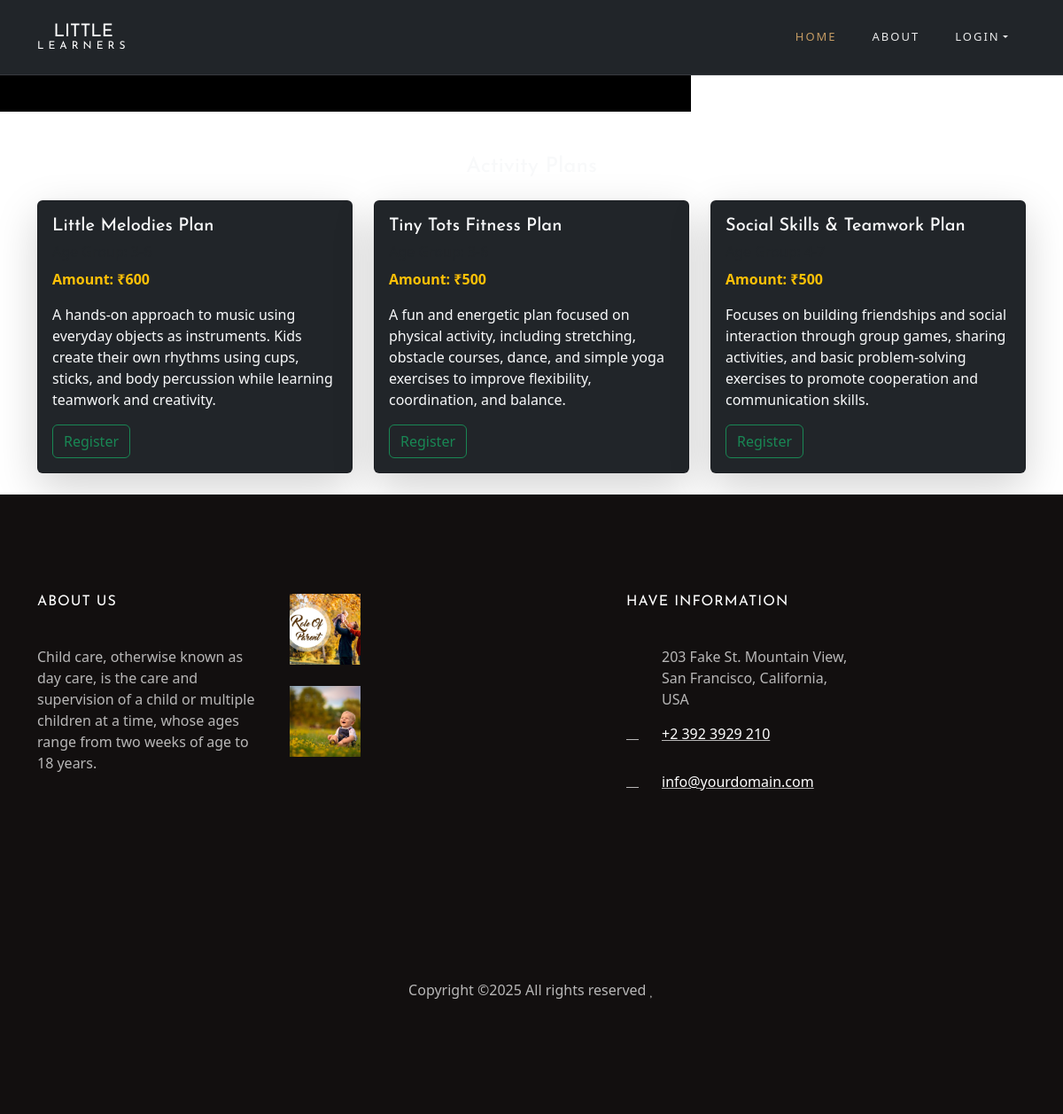
/View_Plans/, run on the app's committed database.
### AdminSide/models.py (models this page shows)
class Plans(models.Model):
    Plan_Name=models.CharField(max_length=20,null=True,blank=True)
    Age_Group=models.CharField(max_length=20,null=True,blank=True)
    Price=models.IntegerField()
    Plan_Description=models.CharField(max_length=200,null=True,blank=True)

### CareApp/views.py (the view)
# urls.py: path('View_Plans/',views.View_Plans,name="View_Plans"),
def View_Plans(req):
    x=Plans.objects.all()
    return render(req,"View Plans Frontend.html",{'x':x})

### CareApp/templates/View Plans Frontend.html (shortened to what this page needs)
<!DOCTYPE html>
{% load static %}
<html lang="en">
  <head>
    <link rel="stylesheet" href="{% static 'css/open-iconic-bootstrap.min.css' %}">
    <link rel="stylesheet" href="{% static 'css/animate.css' %}">
    <link rel="stylesheet" href="{% static 'css/owl.carousel.min.css' %}">
    <link rel="stylesheet" href="{% static 'css/owl.theme.default.min.css' %}">
    <link rel="stylesheet" href="{% static 'css/magnific-popup.css' %}">
    <link rel="stylesheet" href="{% static 'css/aos.css' %}">
    <link rel="stylesheet" href="{% static 'css/ionicons.min.css' %}">
    <link rel="stylesheet" href="{% static 'css/bootstrap-datepicker.css' %}">
    <link rel="stylesheet" href="{% static 'css/jquery.timepicker.css' %}">
    <link rel="stylesheet" href="{% static 'css/flaticon.css' %}">
    <link rel="stylesheet" href="{% static 'css/icomoon.css' %}">
    <link rel="stylesheet" href="{% static 'css/style.css' %}">
    <link href="https://cdn.jsdelivr.net/npm/bootstrap@5.3.3/dist/css/bootstrap.min.css" rel="stylesheet">
  </head>
  <body>
  	<nav class="navbar navbar-expand-lg navbar-dark ftco_navbar bg-dark ftco-navbar-light" id="ftco-navbar">
	    <div class="container">
	      <a class="navbar-brand" href="{% url 'Home' %}">Little<small>Learners</small></a>
	      <div class="collapse navbar-collapse" id="ftco-nav">
	        <ul class="navbar-nav ml-auto">
	          <li class="nav-item active"><a href="{% url 'Home' %}" class="nav-link">Home</a></li>
	          <li class="nav-item"><a href="{% url 'About' %}" class="nav-link">About</a></li>
	          <li class="nav-item dropdown">
              <a class="nav-link dropdown-toggle" href="room.html" id="dropdown04" data-toggle="dropdown" aria-haspopup="true" aria-expanded="false">Login</a>
            </li>
	        </ul>
	      </div>
		  </div>
	  </nav>
    <section class="ftco-intro">
    	<div class="container-wrap">
    		<div class="wrap d-md-flex align-items-xl-end">
	    		<div class="info">
	    			<div class="row no-gutters">
	    			</div>
	    		</div>
    		</div>
    	</div>
    </section>
<div class="container mt-5">
  <h4 class="text-center mb-4 text-light">Activity Plans</h4>
  <div class="row">
    {% for i in x %}
    <div class="col-md-4 mb-4">
      <div class="card bg-dark text-light shadow-lg">
        <div class="card-body">
          <h5 class="card-title">{{ i.Plan_Name }}</h5>
          <h6 class="text-muted">Age Group: {{ i.Age_Group }}</h6>
          <p class="text-warning font-weight-bold">Amount: ₹{{ i.Price }}</p>
          <p class="card-text">{{ i.Plan_Description }}</p>
          <div class="d-flex justify-content-between">
            {% if request.session.Username %}
            <a href="{% url 'Payment_pg' dataid=i.id %}" class="btn btn-outline-warning">Purchase</a>
            {% else %}
            <a href="" class="btn btn-outline-success">Register</a>
            {% endif %}
          </div>
        </div>
      </div>
    </div>
    {% endfor %}
  </div>
</div>
    <footer class="ftco-footer ftco-section img">
      <div class="container">
        <div class="row mb-5">
          <div class="col-lg-3 col-md-6 mb-5 mb-md-5">
            <div class="ftco-footer-widget mb-4">
              <h2 class="ftco-heading-2">About Us</h2>
              <p>Child care, otherwise known as day care, is the care and supervision of a child or multiple
				children at a time, whose ages range from two weeks of age to 18 years.</p>
              <ul class="ftco-footer-social list-unstyled float-md-left float-lft mt-5">
              </ul>
            </div>
          </div>
          <div class="col-lg-4 col-md-6 mb-5 mb-md-5">
            <div class="ftco-footer-widget mb-4">
              <div class="block-21 mb-4 d-flex">
                <a class="blog-img mr-4" style="background-image: url({% static 'images/parentsday3.jpg' %});"></a>
              </div>
              <div class="block-21 mb-4 d-flex">
                <a class="blog-img mr-4" style="background-image: url({% static 'images/parentsday6.jpg' %});"></a>
              </div>
            </div>
          </div>
          <div class="col-lg-3 col-md-6 mb-5 mb-md-5">
            <div class="ftco-footer-widget mb-4">
            	<h2 class="ftco-heading-2">Have Information</h2>
            	<div class="block-23 mb-3">
	              <ul>
	                <li><span class="icon icon-map-marker"></span><span class="text">203 Fake St. Mountain View, San Francisco, California, USA</span></li>
	                <li><a href="#"><span class="icon icon-phone"></span><span class="text">+2 392 3929 210</span></a></li>
	                <li><a href="#"><span class="icon icon-envelope"></span><span class="text">info@yourdomain.com</span></a></li>
	              </ul>
	            </div>
            </div>
          </div>
        </div>
        <div class="row">
          <div class="col-md-12 text-center">
            <p>
  Copyright &copy;<script>document.write(new Date().getFullYear());</script> All rights reserved <i class="icon-heart" aria-hidden="true"></i> </p>
          </div>
        </div>
      </div>
    </footer>
  </body>
</html>

### CareApp/static/css/icomoon.css (style rules this page uses)
[class^="icon-"], [class*=" icon-"] { font-family: 'icomoon' !important; speak: none; font-style: normal; font-weight: normal; font-variant: normal; text-transform: none; line-height: 1; -webkit-font-smoothing: antialiased; -moz-osx-font-smoothing: grayscale; }
.icon-heart:before { content: "\f004"; }
.icon-map-marker:before { content: "\f041"; }
.icon-phone:before { content: "\f095"; }
.icon-envelope:before { content: "\f0e0"; }

### data on the page
Plans: Plan_Name "Little Melodies Plan", Price "600", Plan_Description "A hands-on approach to music using everyday objects as instruments. Kids create their own rhythms using cups, sticks, and body percussion while learning teamwork and creativity."
Plans: Plan_Name "Tiny Tots Fitness Plan", Price "500", Plan_Description "A fun and energetic plan focused on physical activity, including stretching, obstacle courses, dance, and simple yoga exercises to improve flexibility, coordination, and balance."
Plans: Plan_Name "Social Skills & Teamwork Plan", Price "500", Plan_Description "Focuses on building friendships and social interaction through group games, sharing activities, and basic problem-solving exercises to promote cooperation and communication skills."
